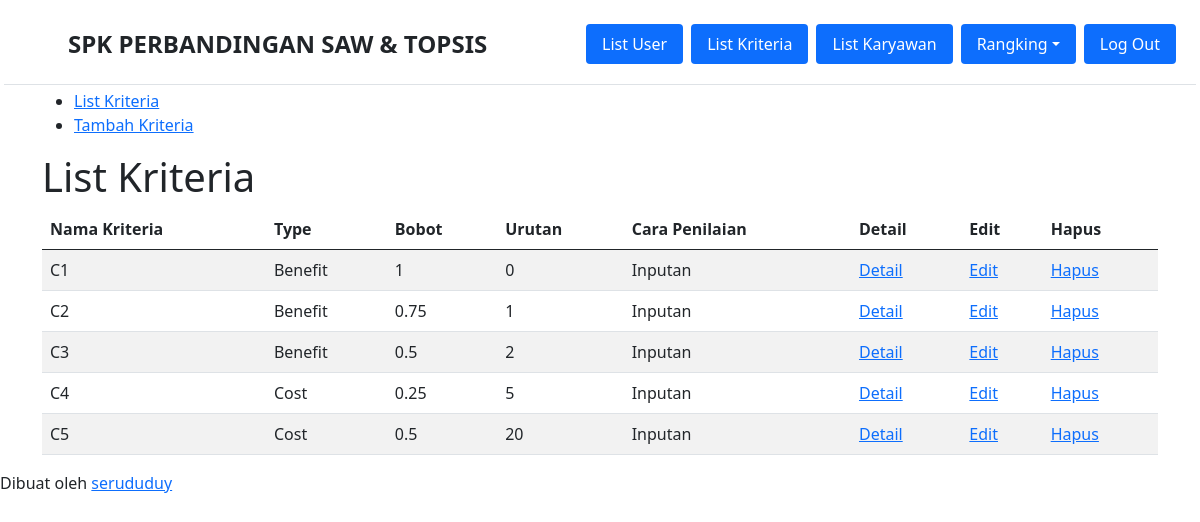
The app's page /list-kriteria.php (signed in) with its own data.
### tables this page shows
CREATE TABLE `kriteria` (
  `id_kriteria` int(10) NOT NULL,
  `nama` varchar(30) NOT NULL,
  `type` enum('benefit','cost') NOT NULL,
  `bobot` float NOT NULL,
  `ada_pilihan` tinyint(1) DEFAULT NULL,
  `urutan_order` int(2) NOT NULL
);

### list-kriteria.php (the view, shortened to what this page needs)
<?php require_once('includes/init.php'); ?>
<?php
require_once('template-parts/header.php');
?>
<div class="main-content-row">
    <div class="container clearfix">
        <?php include_once('template-parts/sidebar-kriteria.php'); ?>
        <div class="main-content the-content">
            <h1>List Kriteria</h1>
            <?php
			$query = $pdo->prepare('SELECT * FROM kriteria ORDER BY urutan_order ASC');
			$query->execute();
			$query->setFetchMode(PDO::FETCH_ASSOC);
			if($query->rowCount() > 0):
			?>
            <table class="table table-striped">
                <thead>
                    <tr>
                        <th>Nama Kriteria</th>
                        <th>Type</th>
                        <th>Bobot</th>
                        <th>Urutan</th>
                        <th>Cara Penilaian</th>
                        <th>Detail</th>
                        <th>Edit</th>
                        <th>Hapus</th>
                    </tr>
                </thead>
                <tbody>
                    <?php while($hasil = $query->fetch()): ?>
                    <tr>
                        <td><?php echo $hasil['nama']; ?></td>
                        <td>
                            <?php
							if($hasil['type'] == 'benefit') {
								echo 'Benefit';
							} elseif($hasil['type'] == 'cost') {
								echo 'Cost';
							}
							?>
                        </td>
                        <td><?php echo $hasil['bobot']; ?></td>
                        <td><?php echo $hasil['urutan_order']; ?></td>
                        <td><?php echo ($hasil['ada_pilihan']) ? 'Pilihan': 'Inputan'; ?></td>
                        <td><a href="single-kriteria.php?id=<?php echo $hasil['id_kriteria']; ?>"> Detail</a></td>
                        <td><a href="edit-kriteria.php?id=<?php echo $hasil['id_kriteria']; ?>"> Edit</a></td>
                        <td><a href="hapus-kriteria.php?id=<?php echo $hasil['id_kriteria']; ?>"
                                class="red yaqin-hapus"><span class="fa fa-times"></span> Hapus</a></td>
                    </tr>
                    <?php endwhile; ?>
                </tbody>
            </table>
            <?php else: ?>
            <p>Maaf, belum ada data untuk kriteria.</p>
            <?php endif; ?>
        </div>
    </div>
</div>
<?php
require_once('template-parts/footer.php');

### records on screen
kriteria: nama "C1", type "Benefit", bobot "1", urutan_order "0", ada_pilihan "Inputan"
kriteria: nama "C2", type "Benefit", bobot "0.75", urutan_order "1", ada_pilihan "Inputan"
kriteria: nama "C3", type "Benefit", bobot "0.5", urutan_order "2", ada_pilihan "Inputan"
kriteria: nama "C4", type "Cost", bobot "0.25", urutan_order "5", ada_pilihan "Inputan"
kriteria: nama "C5", type "Cost", bobot "0.5", urutan_order "20", ada_pilihan "Inputan"
